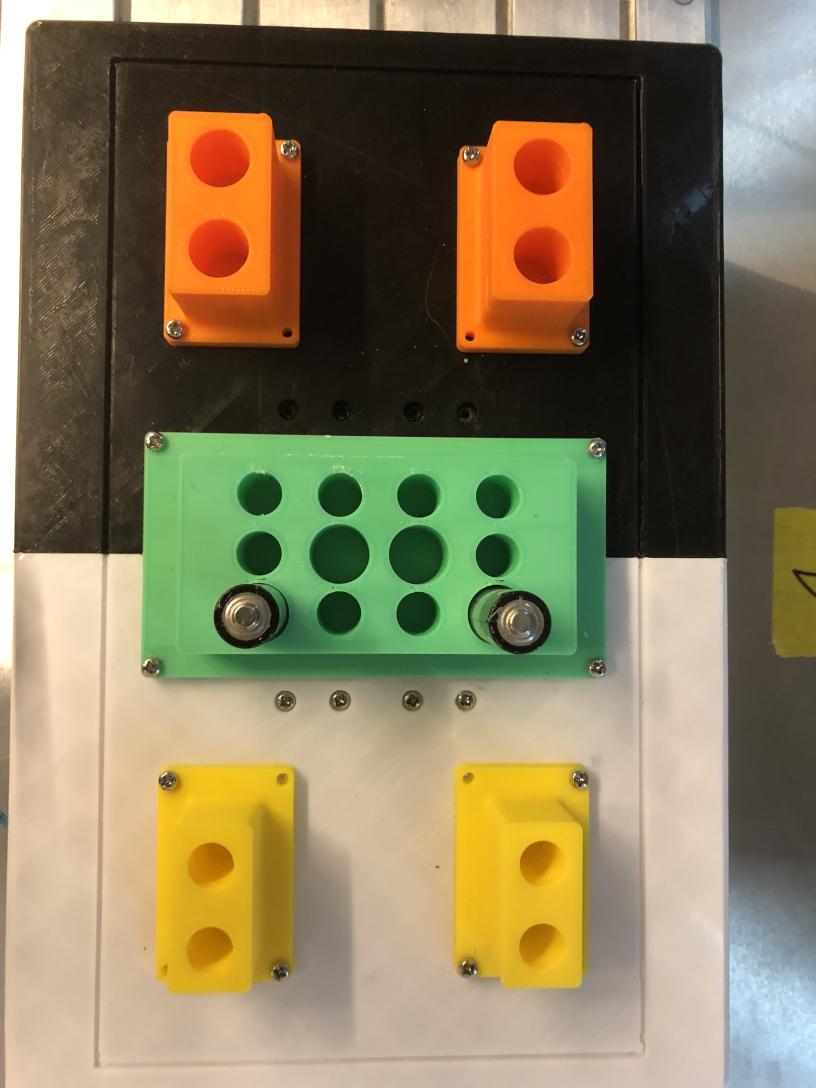
#> input picture Vision/Photo/tsukasa.png, 2448 x 3264 px (shown at 1/3 size)
$ python main.py
#> lines starting #> are read from the running program, lines starting #| are printed output that depends on the picture; after the words box and inside, x2 and y2 are one past the last pixel; in counts of white or black regions, pixels touching at a corner belong together
### Vision/function.py
import numpy as np
import cv2 as cv
import math
from math import sqrt, pow

# Rescale Function:
def rescaleFrame(frame, scale):
    width     = int(frame.shape[1] * scale)
    height    = int(frame.shape[0] * scale)
    dimension = (width, height)

    return cv.resize(frame, dimension, interpolation = cv.INTER_AREA)

# Find distance from 2 points:
def distance(p1,p2):
    distance_1 = sqrt(pow(p1[0]-p2[0],2)+pow(p1[1]-p2[1],2))
    return distance_1

#find nearest point
# [84 lines left out: functions findnNear, findCordinate, drawRec, displacePoints, findMiddle, arrayMidPoint, not called in this run]

#displace 1 points
def displacePoint(img, point):
    cv.circle(img, tuple(point),10,(0,0,255),thickness = 3)

#find a edge near an edge
# [13 lines left out: function findEdgeNear, not called in this run]


### Vision/colorLibrary.py
import cv2 as cv
import numpy as np
from function import*

def yellow_detection(img):
    #Change the brightness of a figure:
    # Can adjust beta from -100 to 100 (negative is darker and positive is lighter)
    img = cv.convertScaleAbs(img, alpha=1, beta=50)

    #Convert to HSV Format:
    hsv = cv.cvtColor(img, cv.COLOR_BGR2HSV)

    # Create a threshhold for the yellow
    lower_yellow = np.array([20, 100, 100])
    upper_yellow = np.array([30, 255, 255])

    #Create a mask
    mask = cv.inRange(hsv, lower_yellow, upper_yellow)

    #File a contours in the mask
    contours, hierarchy = cv.findContours(mask, cv.RETR_TREE, cv.CHAIN_APPROX_SIMPLE)

    return contours

def orange_detection(img):
    #Change the brightness of a figure:
    # Can adjust beta from -100 to 100 (negative is darker and positive is lighter)
    img = cv.convertScaleAbs(img, alpha=1, beta=-30)

    #Convert to HSV Format:
    hsv = cv.cvtColor(img, cv.COLOR_BGR2HSV)

    lower_orange = np.array([5, 100, 100])
    upper_orange = np.array([15, 255, 255])

    #Create a mask
    mask = cv.inRange(hsv, lower_orange, upper_orange)

    #File a contours in the mask
    contours, hierarchy = cv.findContours(mask, cv.RETR_TREE, cv.CHAIN_APPROX_SIMPLE)

    return contours

def green_detection(img):
    #Change the brightness of a figure:
    # Can adjust beta from -100 to 100 (negative is darker and positive is lighter)
    img = cv.convertScaleAbs(img, alpha=1, beta=50)

    #Convert to HSV Format:
    hsv = cv.cvtColor(img, cv.COLOR_BGR2HSV)

    #Detect Green Color: BGR
    lower_green = np.array([50, 50, 50])
    upper_green = np.array([70, 255, 255])

    #Create a mask
    mask = cv.inRange(hsv, lower_green, upper_green)

    #File a contours in the mask
    contours, hierarchy = cv.findContours(mask, cv.RETR_TREE, cv.CHAIN_APPROX_SIMPLE)

    return contours

### Vision/main.py
from colorLibrary import*
import cv2 as cv
import numpy as np
from function import*

# Import Figure from the folder, delete this one when you have a camera:
img = cv.imread('Photo/tsukasa.png')
#> img is the input picture: shape (3264, 2448, 3); mean B, G, R 90.7, 123.6, 135.3

#First, rescale a figure:
img = rescaleFrame(img, 0.25)

#Create an array to store the center of each color
yellow_array = []
green_array = []
orange_array = []

# Green detection:
for cnt in green_detection(img):
#> in green_detection, `lower_green = np.array([50, 50, 50])`: lower_green = [50, 50, 50]
#> in green_detection, `upper_green = np.array([70, 255, 255])`: upper_green = [70, 255, 255]
#> in green_detection, `mask = cv.inRange(hsv, lower_green, upper_green)`:
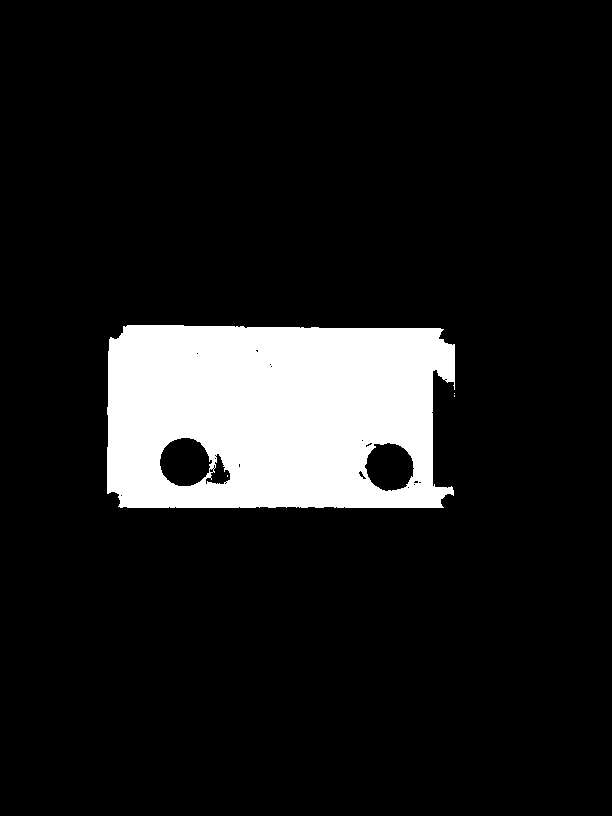
#> mask: shape (816, 612); 11.1% white; 4 white regions (3 under 20 px)
#> in green_detection, `contours, hierarchy = cv.findContours(mask, cv.RETR_TREE, cv.CHAIN_APP..`: contours = 28 contours, 23 with area under 20; largest, box (x1, y1, x2, y2) and area: (107, 325, 455, 508) 59174, (159, 437, 213, 487) 1958, (364, 442, 415, 492) 1848, (205, 453, 231, 485) 386, (358, 470, 367, 480) 30
    area = cv.contourArea(cnt)
    if area > 500: # Adjust the threshold value as needed
        x,y,w,h = cv.boundingRect(cnt)
        cv.rectangle(img,(x,y),(x+w,y+h),(255,0,0),5)

        #Find the center of the contour:
        M = cv.moments(cnt)
        if M["m00"] != 0:
            cx = int(M["m10"] / M["m00"])
            cy = int(M["m01"] / M["m00"])

            green_array.append((cx,cy))

            # Draw a red dot at the center point
            cv.circle(img, (cx, cy), 5, (0, 0, 255), -2)

            #Print it on the figure
            cv.putText(img, f'({cx}, {cy})', (cx, cy), cv.FONT_HERSHEY_SIMPLEX, 0.5, (0, 0, 0), 2)
#> this loop made 28 passes
#> after the loop, green_array = [(273, 416), (389, 466), (184, 461)]

# Yellow Dectection:
for cnt in yellow_detection(img):
#> in yellow_detection, `img = cv.convertScaleAbs(img, alpha=1, beta=50)`:
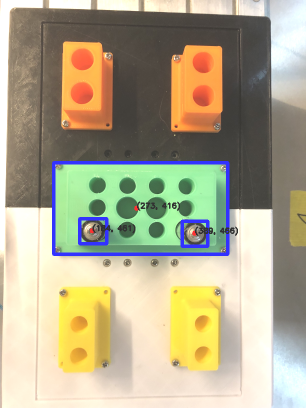
#> img: shape (816, 612, 3) (shown at 1/2 size); mean of channels 0, 1, 2 141.9, 169.5, 176.5; drawn as B, G, R
#> in yellow_detection, `lower_yellow = np.array([20, 100, 100])`: lower_yellow = [20, 100, 100]
#> in yellow_detection, `upper_yellow = np.array([30, 255, 255])`: upper_yellow = [30, 255, 255]
#> in yellow_detection, `mask = cv.inRange(hsv, lower_yellow, upper_yellow)`:
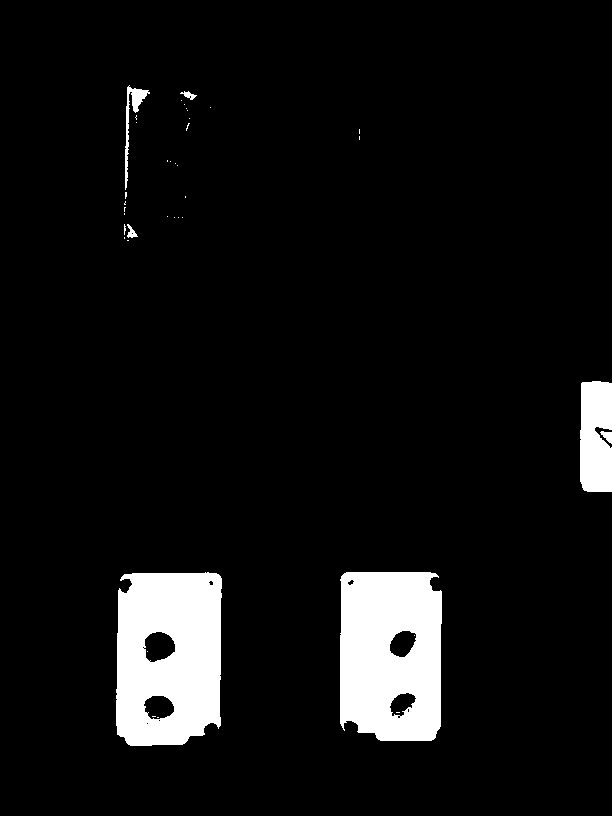
#> mask: shape (816, 612); 7.1% white; 39 white regions (32 under 20 px)
#> in yellow_detection, `contours, hierarchy = cv.findContours(mask, cv.RETR_TREE, cv.CHAIN_APP..`: contours = 52 contours, 40 with area under 20; largest, box (x1, y1, x2, y2) and area: (116, 572, 222, 746) 16843, (340, 572, 442, 741) 16077, (580, 381, 612, 492) 3109, (143, 631, 176, 663) 740, (143, 695, 175, 720) 577
    area = cv.contourArea(cnt)
    if area > 800: # Adjust the threshold value as needed
        x,y,w,h = cv.boundingRect(cnt)
        cv.rectangle(img,(x,y),(x+w,y+h),(0,0,255),5)

        #Find the center of the contour:
        M = cv.moments(cnt)
        if M["m00"] != 0:
            cx = int(M["m10"] / M["m00"])
            cy = int(M["m01"] / M["m00"])

            yellow_array.append((cx,cy))

            # Draw a red dot at the center point
            cv.circle(img, (cx, cy), 5, (0, 0, 255), -2)

            #Print it on the figure
            cv.putText(img, f'({cx}, {cy})', (cx, cy), cv.FONT_HERSHEY_SIMPLEX, 0.5, (0, 0, 0), 2)
#> this loop made 52 passes
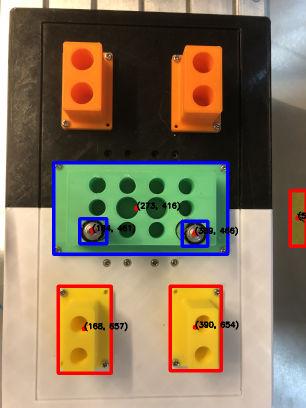
#> img: shape (816, 612, 3) (shown at 1/2 size); mean B, G, R 92.1, 117.7, 134.3
#> after the loop, yellow_array = [(390, 654), (168, 657), (595, 436)]

#Orange Detection:
for cnt in orange_detection(img):
#> in orange_detection, `img = cv.convertScaleAbs(img, alpha=1, beta=-30)`:
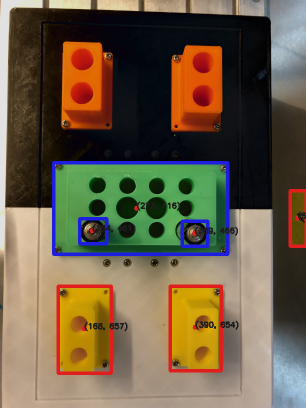
#> img: shape (816, 612, 3) (shown at 1/2 size); mean of channels 0, 1, 2 70.8, 93.8, 108.4; drawn as B, G, R
#> in orange_detection, `lower_orange = np.array([5, 100, 100])`: lower_orange = [5, 100, 100]
#> in orange_detection, `upper_orange = np.array([15, 255, 255])`: upper_orange = [15, 255, 255]
#> in orange_detection, `mask = cv.inRange(hsv, lower_orange, upper_orange)`:
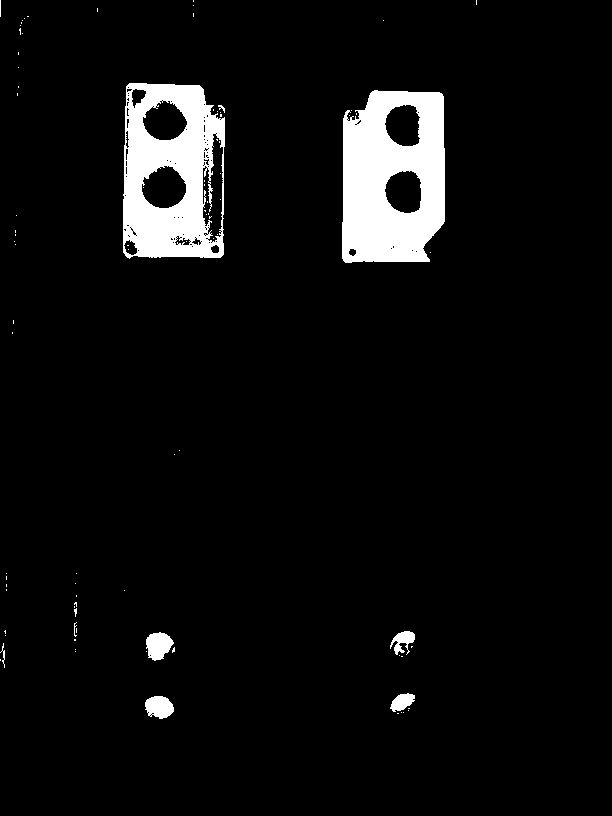
#> mask: shape (816, 612); 5.6% white; 89 white regions (80 under 20 px)
#> in orange_detection, `contours, hierarchy = cv.findContours(mask, cv.RETR_TREE, cv.CHAIN_APP..`: contours = 194 contours, 173 with area under 20; largest, box (x1, y1, x2, y2) and area: (123, 83, 225, 259) 16456, (342, 90, 445, 263) 15990, (202, 133, 224, 243) 1548, (141, 165, 187, 209) 1432, (142, 100, 188, 141) 1286
    area = cv.contourArea(cnt)
    if area > 5000: # Adjust the threshold value as needed
        x,y,w,h = cv.boundingRect(cnt)
        cv.rectangle(img,(x,y),(x+w,y+h),(0,255,255),7)

        #Find the center of the contour:
        M = cv.moments(cnt)
        if M["m00"] != 0:
            cx = int(M["m10"] / M["m00"])
            cy = int(M["m01"] / M["m00"])

            # Draw a red dot at the center point
            cv.circle(img, (cx, cy), 5, (255, 0, 255), -2)

            #Print it on the figure
            cv.putText(img, f'({cx}, {cy})', (cx, cy), cv.FONT_HERSHEY_SIMPLEX, 0.5, (255, 255, 255), 2)

            #Append to orange array:
            orange_array.append((cx,cy))
#> this loop made 194 passes
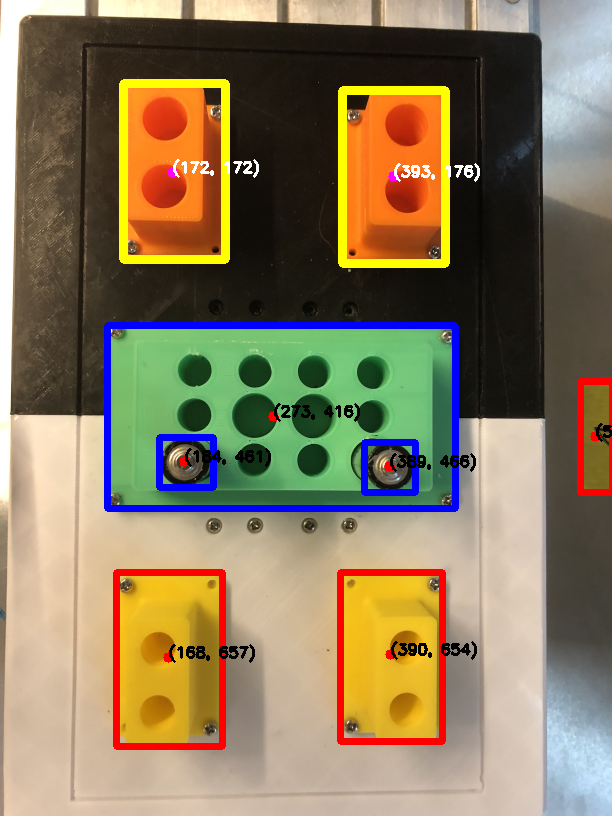
#> img: shape (816, 612, 3); mean B, G, R 92.3, 122, 137.7
#> after the loop, orange_array = [(393, 176), (172, 172)]

print("Yellow:", yellow_array)
#| Yellow: [(390, 654), (168, 657), (595, 436)]
print("Orange:", orange_array)
#| Orange: [(393, 176), (172, 172)]
print("Green:", green_array)
#| Green: [(273, 416), (389, 466), (184, 461)]

# Detect whenever it is a battery:


# Show the figure:
cv.imshow('Person', img)


# Wait for another key board
cv.waitKey(0)
cv.destroyAllWindows()

$ run again, with Vision/Photo/Hosino.png copied over Vision/Photo/tsukasa.png
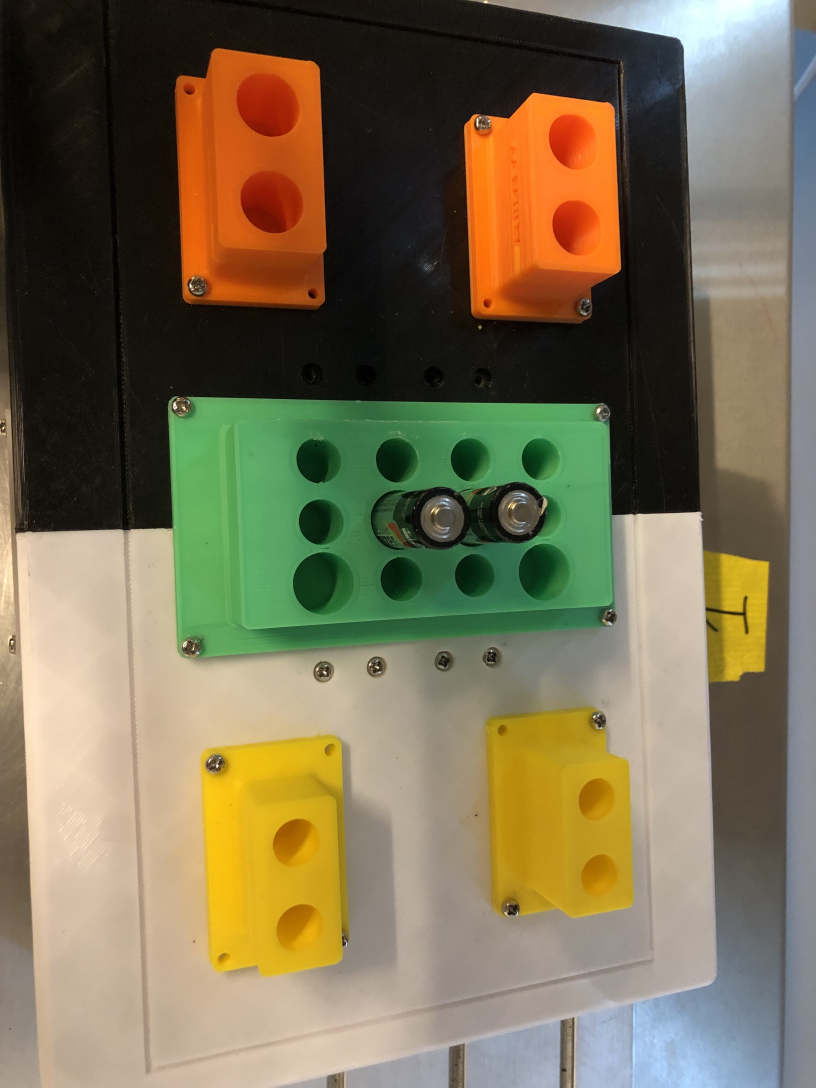
#> input picture Vision/Photo/Hosino.png, 2448 x 3264 px (shown at 1/3 size)
#> img is the input picture: shape (3264, 2448, 3); mean B, G, R 83.7, 112, 122.1
#> lower_green = [50, 50, 50]
#> upper_green = [70, 255, 255]
#> in green_detection, `mask = cv.inRange(hsv, lower_green, upper_green)`:
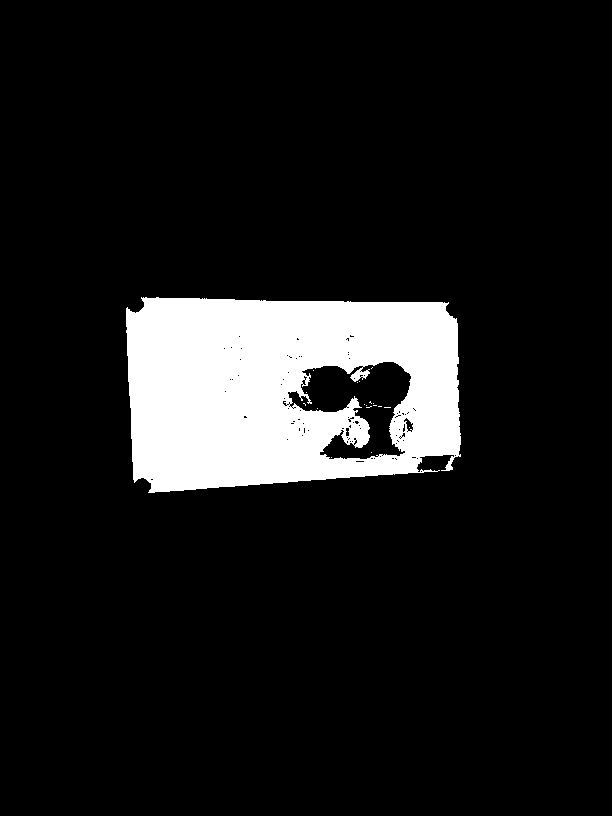
#> mask: shape (816, 612); 10.5% white; 19 white regions (18 under 20 px)
#> in green_detection, `contours, hierarchy = cv.findContours(mask, cv.RETR_TREE, cv.CHAIN_APP..`: contours = 130 contours, 126 with area under 20; largest, box (x1, y1, x2, y2) and area: (126, 297, 461, 493) 58136, (287, 361, 412, 460) 6549, (403, 417, 414, 433) 80, (345, 427, 350, 437) 32
#> the loop `for cnt in green_detection(img):` made 130 passes
#> (area, x, y, w, h, cx, cy) on passes 1, 95: (58136, 126, 297, 335, 196, 288, 389), (6549, 287, 361, 125, 99, 357, 403)
#> after the loop `for cnt in green_detection(img):`: green_array = [(288, 389), (357, 403)]
#> lower_yellow = [20, 100, 100]
#> upper_yellow = [30, 255, 255]
#> in yellow_detection, `contours, hierarchy = cv.findContours(mask, cv.RETR_TREE, cv.CHAIN_APP..`: contours = 27 contours, 18 with area under 20; largest, box (x1, y1, x2, y2) and area: (150, 551, 262, 733) 17804, (364, 530, 475, 688) 15080, (528, 413, 577, 512) 4002, (204, 614, 234, 645) 584, (207, 678, 236, 702) 429
#> the loop `for cnt in yellow_detection(img):` made 27 passes
#> (area, x, y, w, h, cx, cy) on passes 1, 7, 13: (17804, 150, 551, 112, 182, 205, 640), (15080.5, 364, 530, 111, 158, 417, 610), (4001.5, 528, 413, 49, 99, 551, 460)
#> after the loop `for cnt in yellow_detection(img):`: yellow_array = [(205, 640), (417, 610), (551, 460)]
#> lower_orange = [5, 100, 100]
#> upper_orange = [15, 255, 255]
#> in orange_detection, `contours, hierarchy = cv.findContours(mask, cv.RETR_TREE, cv.CHAIN_APP..`: contours = 124 contours, 109 with area under 20; largest, box (x1, y1, x2, y2) and area: (132, 36, 245, 229) 17435, (348, 70, 466, 237) 15955, (176, 54, 225, 104) 1805, (179, 127, 228, 176) 1798, (413, 150, 444, 191) 797
#> the loop `for cnt in orange_detection(img):` made 124 passes
#> (area, x, y, w, h, cx, cy) on passes 78, 104: (15955, 348, 70, 118, 167, 406, 150), (17435, 132, 36, 113, 193, 187, 127)
#> after the loop `for cnt in orange_detection(img):`:
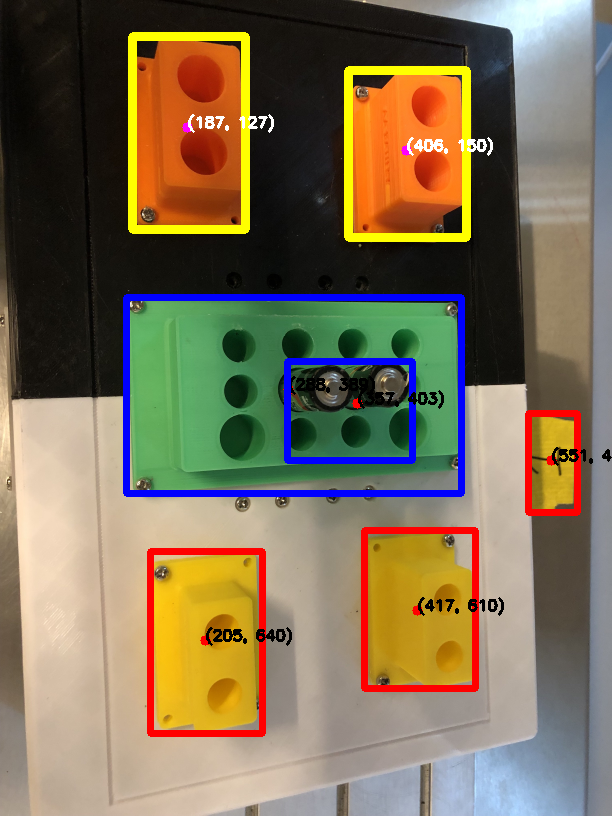
#> img: shape (816, 612, 3); mean B, G, R 85.2, 111.4, 125.8
#> after the loop `for cnt in orange_detection(img):`: orange_array = [(406, 150), (187, 127)]
#| Yellow: [(205, 640), (417, 610), (551, 460)]
#| Orange: [(406, 150), (187, 127)]
#| Green: [(288, 389), (357, 403)]
